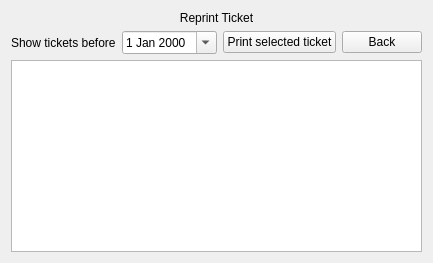
      <widget class="QWidget" name="pageTickets">
       <layout class="QVBoxLayout" name="verticalLayout_2">
        <item>
         <widget class="QLabel" name="label_2">
          <property name="text">
           <string>Reprint Ticket</string>
          </property>
          <property name="alignment">
           <set>Qt::AlignCenter</set>
          </property>
         </widget>
        </item>
        <item>
         <layout class="QHBoxLayout" name="horizontalLayout">
          <item>
           <widget class="QLabel" name="lblTicketDatePicker">
            <property name="text">
             <string>Show tickets before</string>
            </property>
           </widget>
          </item>
          <item>
           <widget class="QDateEdit" name="editTicketDatePicker">
            <property name="calendarPopup">
             <bool>true</bool>
            </property>
           </widget>
          </item>
          <item>
           <widget class="QPushButton" name="btnTicketPrint">
            <property name="text">
             <string>Print selected ticket</string>
            </property>
           </widget>
          </item>
          <item>
           <widget class="QPushButton" name="btnTicketDone">
            <property name="text">
             <string>Back</string>
            </property>
           </widget>
          </item>
         </layout>
        </item>
        <item>
         <widget class="QTableView" name="ticketView"/>
        </item>
       </layout>
      </widget>
